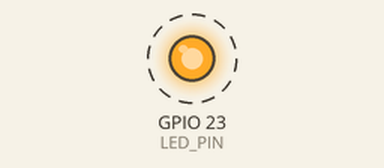
This program was run on a simulated ESP32. Parts: output pins drawn as LEDs (lit = HIGH). Dashed ring = blinking. WiFi joins after 1.5 s; servers stay silent unless stated; what the program prints to the serial monitor is not drawn. At 1.5 s the program puts the board to deep sleep or switches it off; the recording ends there.

Above: at 0.2 s.
Timing chart, 0 to 1.5 s (numbered marks = the images above):
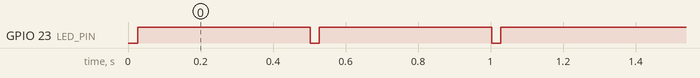

The program:

main.cpp
```cpp
#include <Arduino.h>
#include <WiFi.h>
#include <WiFiUdp.h>

constexpr uint8_t LED_PIN = 23;
constexpr bool LED_LEVEL = LOW;
constexpr uint32_t LED_PULSE = 25; // 25 ms.

const char WIFI_SSID[] = "YOUR_SSID";
const char WIFI_PSWD[] = "YOUR_PSWD";

const char NTP_SERVER[] = "pool.ntp.org";
constexpr int8_t NTP_TZ = 3; // Your time zone (GMT*)

constexpr uint32_t SLEEP_TIME = 1800; // 30 min.
constexpr uint32_t REPEAT_TIME = 300; // 5 min.

uint32_t RTC_DATA_ATTR lastTime = 0;
uint32_t RTC_DATA_ATTR usInSec = 1000000;

static bool wifiConnect(uint32_t timeout = 30000) {
  Serial.printf("Connecting to \"%s\"", WIFI_SSID);
  WiFi.begin(WIFI_SSID, WIFI_PSWD);
  timeout += millis();
  while ((! WiFi.isConnected()) && ((int32_t)millis() < (int32_t)timeout)) {
    digitalWrite(LED_PIN, LED_LEVEL);
    Serial.print('.');
    delay(LED_PULSE);
    digitalWrite(LED_PIN, ! LED_LEVEL);
    delay(500 - LED_PULSE);
  }
  if (WiFi.isConnected()) {
    Serial.print(" OK (IP: ");
    Serial.print(WiFi.localIP());
    Serial.println(')');
    return true;
  } else {
    WiFi.disconnect();
    Serial.println(" FAIL!");
    return false;
  }
}

static uint32_t ntpUpdate(uint32_t timeout = 1000, uint8_t repeat = 1) {
  constexpr uint16_t LOCAL_PORT = 55123;

  WiFiUDP udp;

  if (udp.begin(LOCAL_PORT)) {
    do {
      uint8_t buffer[48];

      memset(buffer, 0, sizeof(buffer));
      // Initialize values needed to form NTP request
      buffer[0] = 0B11100011; // LI, Version, Mode
      buffer[1] = 0; // Stratum, or type of clock
      buffer[2] = 6; // Polling Interval
      buffer[3] = 0xEC; // Peer Clock Precision
      // 8 bytes of zero for Root Delay & Root Dispersion
      buffer[12] = 49;
      buffer[13] = 0x4E;
      buffer[14] = 49;
      buffer[15] = 52;
      // all NTP fields have been given values, now
      // you can send a packet requesting a timestamp
      if (udp.beginPacket(NTP_SERVER, 123) && (udp.write(buffer, sizeof(buffer)) == sizeof(buffer)) && udp.endPacket()) {
        uint32_t time = millis();
        int cb;

        while ((! (cb = udp.parsePacket())) && (millis() - time < timeout)) {
          delay(1);
        }
        if (cb) {
          // We've received a packet, read the data from it
          if (udp.read(buffer, sizeof(buffer)) == sizeof(buffer)) { // read the packet into the buffer
            // the timestamp starts at byte 40 of the received packet and is four bytes,
            // or two words, long. First, esxtract the two words:
            time = (((uint32_t)buffer[40] << 24) | ((uint32_t)buffer[41] << 16) | ((uint32_t)buffer[42] << 8) | buffer[43]) - 2208988800UL;
            time += NTP_TZ * 3600;
            return time;
          }
        }
      }
      if (repeat)
        delay(timeout / 2);
    } while (repeat--);
  }
  return 0;
}

static void printTime(uint32_t time) {
  Serial.printf("%u (%02u:%02u:%02u)", time, (time % 86400) / 3600, (time % 3600) / 60, time % 60);
}

static void fixTime(uint32_t rtc, uint32_t ntp) {
  usInSec = (uint64_t)(rtc - lastTime) * 1000000 / (ntp - lastTime);
}

void setup() {
  timeval tm;
  uint32_t sleepTime;

  Serial.begin(115200);
  Serial.println();

  pinMode(LED_PIN, OUTPUT);
  digitalWrite(LED_PIN, ! LED_LEVEL);

  WiFi.persistent(false);
  WiFi.mode(WIFI_STA);

  if (wifiConnect()) {
    uint32_t time;

    time = ntpUpdate();
    if (time) {
      gettimeofday(&tm, nullptr);
      if (lastTime)
        fixTime((uint32_t)tm.tv_sec, time);
      Serial.print("RTC time: ");
      printTime((uint32_t)tm.tv_sec);
      Serial.print(", NTP time: ");
      printTime(time);
      Serial.println();
      tm.tv_sec = time;
      tm.tv_usec = 0;
      settimeofday(&tm, nullptr);
      sleepTime = SLEEP_TIME - time % SLEEP_TIME;
      if (lastTime && (sleepTime <= SLEEP_TIME / 5)) // 20%
        sleepTime += SLEEP_TIME;
      lastTime = time;
    } else {
      sleepTime = REPEAT_TIME;
      Serial.println("Error updating time!");
    }
    WiFi.disconnect();
  } else
    sleepTime = REPEAT_TIME;

  Serial.printf("Going to sleep for %u sec. (1 sec. = %u us.)...\n", sleepTime, usInSec);
  Serial.flush();
  esp_sleep_enable_timer_wakeup((uint64_t)sleepTime * usInSec);
  esp_deep_sleep_disable_rom_logging();
  esp_deep_sleep_start();
}

void loop() {}
```

Measured:
- by itself, GPIO 23 (LED_PIN): alternates HIGH for 0.48 s and LOW for 0.03 s
